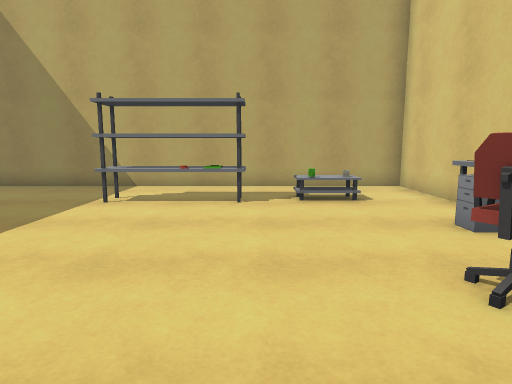
View 1 (above)

12 first-person views from a walk through a 3-D level made in the Unity game engine. The camera is 1.3 m above the floor, tilts 8° down and sees 75° across. The floor is counted in squares, 1 m on a side. Each view is taken from the middle of a square. On the plan, view 1 faces up. The plan holds only what a view shows up to about 14 squares ahead; the rest is blank. The player is left out. Some surface patterns are stand-ins.

View 2
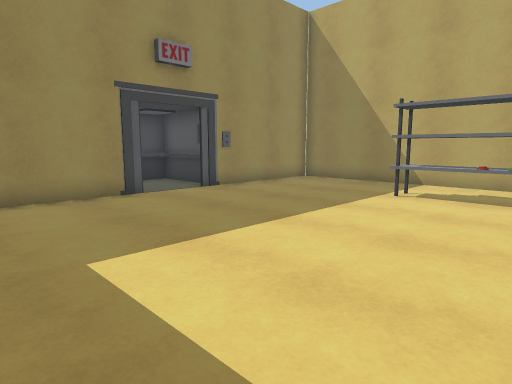

View 3
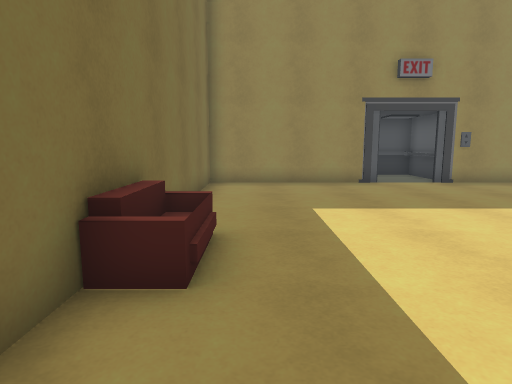

View 4
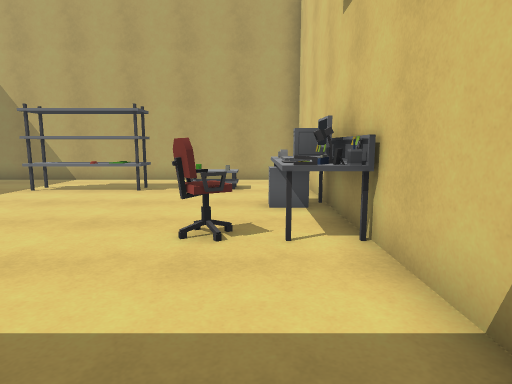

View 5
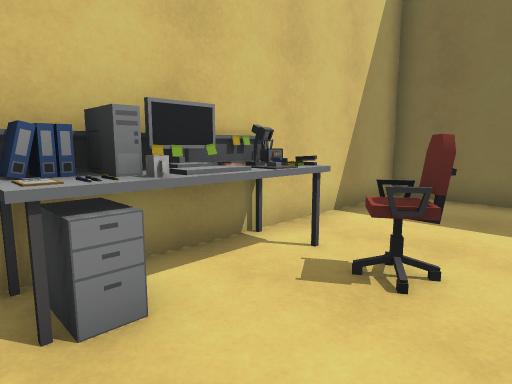

View 6
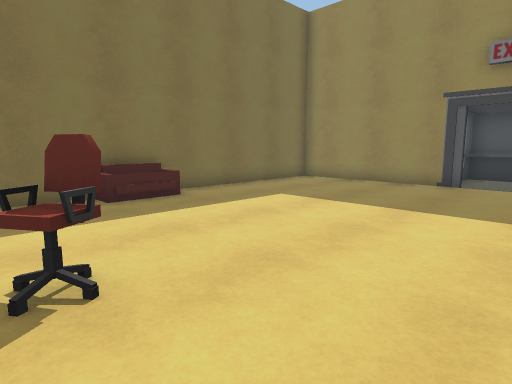

View 7
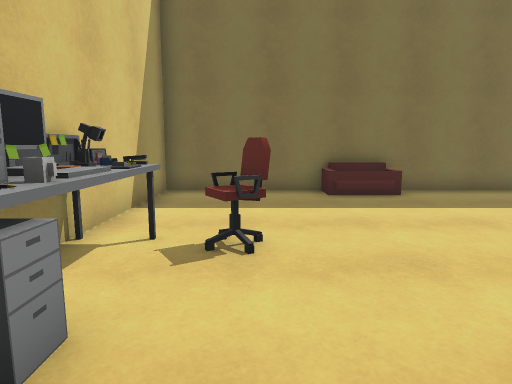

View 8
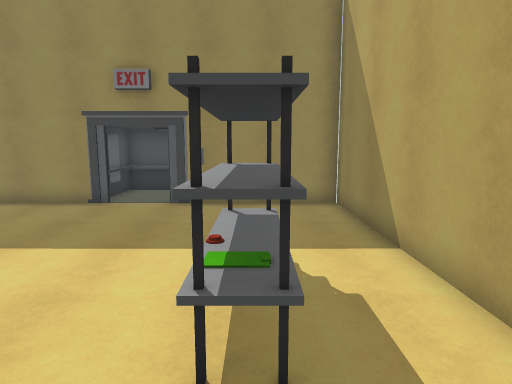

View 9
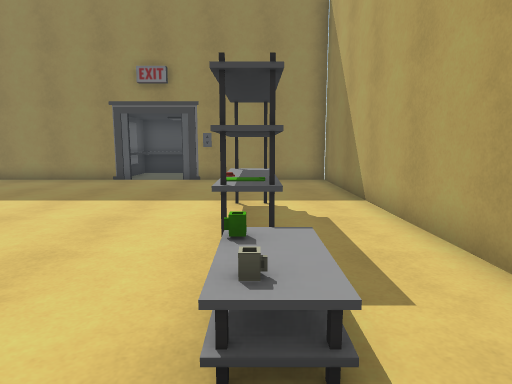

View 10
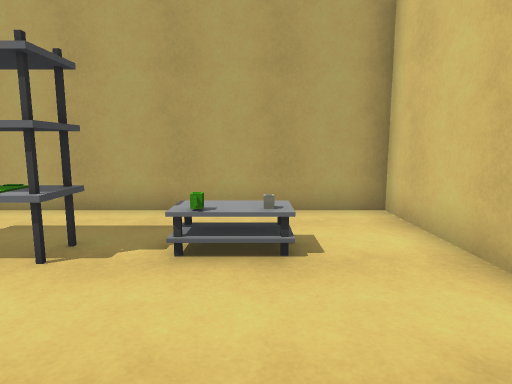

View 11
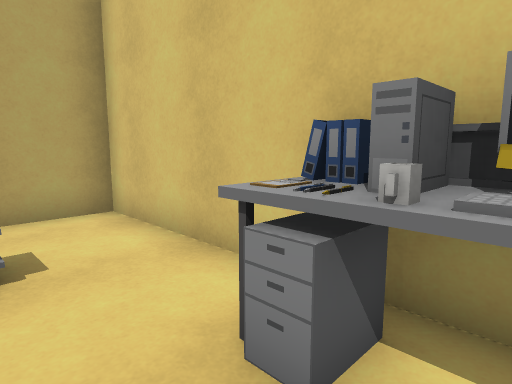

View 12
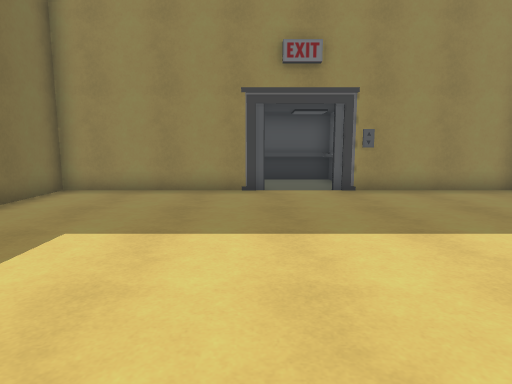

### Floor plan
Points are (right, up) in squares from view 1. A wall is a line through its corners. A room is listed if a view was taken in it or the views show most of it. See-through windows are left out.
Room 1 (views 1, 2, 3, 4, 5, 6, 7, 8, 9, 10, 11, 12)
walls: (3.4, 2.5) (3.9, 2.5); (4, 5.6) (4.6, 5.6); (4.4, 2.4) (4.4, 3); (-8.6, 3.4) (-8.6, -2.6) (4.6, -2.6) (4.6, 10.6) (-8.6, 10.6) (-8.6, 5.1); (4.5, 5.5) (4, 5.5); (4.6, 2.3) (3.4, 2.3); (-9.4, 5.8) (-11.6, 5.8); (-11.6, 2.8) (-9.8, 2.8); (-11.8, 5.8) (-11.8, 3)
low walls: (3.3, 3.5) (3.3, 4.6); (-9.2, 5.5) (-11.8, 5.5); (-11.6, 5.8) (-11.6, 3) (-9.4, 3)
objects: shelf (-3, 8) to (0, 8); chair (2, 2) to (3, 3); cabinet (3, 5); lamp (4, 3); cup (4, 5)

Where each view was taken, in squares from view 1:
view 1: 0 up, 0 right, facing up
view 2: 1 down, 0 right, facing up-left
view 3: 1 down, 3 right, facing left
view 4: 2 down, 3 right, facing up
view 5: 6 up, 1 right, facing down-right
view 6: 6 up, 3 right, facing down-left
view 7: 7 up, 2 right, facing down
view 8: 8 up, 2 right, facing left
view 9: 8 up, 4 right, facing left
view 10: 4 up, 2 right, facing up
view 11: 4 up, 2 right, facing up-right
view 12: 3 up, 1 right, facing left
